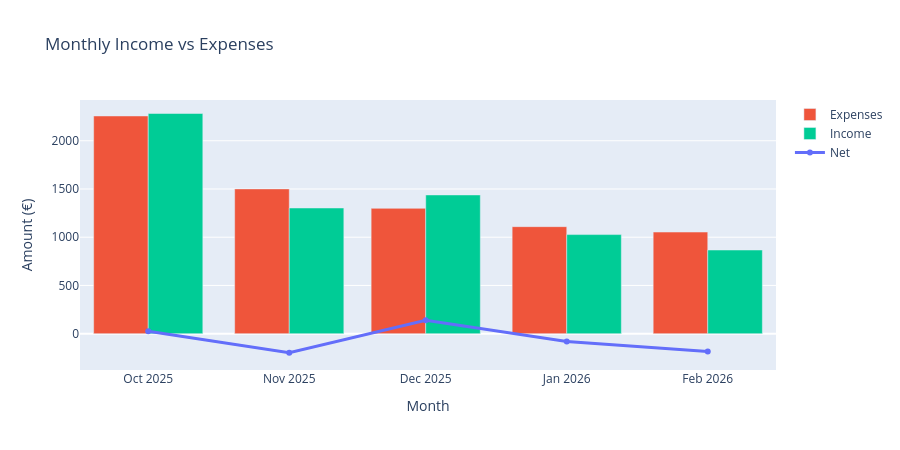

The notebook cell this image was saved under:
### Markdown cell above
## 2. Monthly Spending Trend

### Code cell
# Monthly total expenses vs income
monthly = df.groupby("month_str").agg(
    total_expenses=("debit", "sum"),
    total_income=("credit", "sum"),
).reset_index().sort_values("month_str")

monthly["net"] = monthly["total_income"] - monthly["total_expenses"]

fig = go.Figure()
fig.add_trace(go.Bar(
    x=monthly["month_str"], y=monthly["total_expenses"],
    name="Expenses", marker_color="#EF553B",
    hovertemplate="%{x}<br>Expenses: %{y:,.2f} €<extra></extra>",
))
fig.add_trace(go.Bar(
    x=monthly["month_str"], y=monthly["total_income"],
    name="Income", marker_color="#00CC96",
    hovertemplate="%{x}<br>Income: %{y:,.2f} €<extra></extra>",
))
fig.add_trace(go.Scatter(
    x=monthly["month_str"], y=monthly["net"],
    name="Net", mode="lines+markers", line=dict(color="#636EFA", width=3),
    hovertemplate="%{x}<br>Net: %{y:,.2f} €<extra></extra>",
))

fig.update_layout(
    title="Monthly Income vs Expenses",
    xaxis_title="Month", yaxis_title="Amount (€)",
    barmode="group", height=450,
)
fig.show()

### Figure 1 — Plotly figure (JSON) as saved in the notebook; plotly's stock layout.template omitted (floating-point values rounded to 4 significant figures)
{"data": [{"hovertemplate": "%{x}<br>Expenses: %{y:,.2f} €<extra></extra>", "marker": {"color": "#EF553B"}, "name": "Expenses", "type": "bar", "x": ["2025-10", "2025-11", "2025-12", "2026-01", "2026-02"], "y": [2257.0, 1501.0, 1300.0, 1109.0, 1054.0]}, {"hovertemplate": "%{x}<br>Income: %{y:,.2f} €<extra></extra>", "marker": {"color": "#00CC96"}, "name": "Income", "type": "bar", "x": ["2025-10", "2025-11", "2025-12", "2026-01", "2026-02"], "y": [2283.0, 1303.0, 1438.0, 1027.0, 867.3]}, {"hovertemplate": "%{x}<br>Net: %{y:,.2f} €<extra></extra>", "line": {"color": "#636EFA", "width": 3}, "mode": "lines+markers", "name": "Net", "type": "scatter", "x": ["2025-10", "2025-11", "2025-12", "2026-01", "2026-02"], "y": [25.5, -198.0, 138.8, -82.06, -186.2]}], "layout": {"barmode": "group", "height": 450, "title": {"text": "Monthly Income vs Expenses"}, "xaxis": {"title": {"text": "Month"}}, "yaxis": {"title": {"text": "Amount (€)"}}}}
